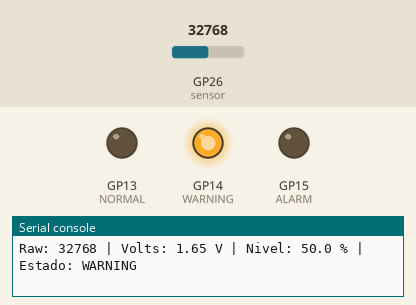
The program below on a simulated Raspberry Pi Pico running MicroPython. On the bench: output pins drawn as LEDs (lit = HIGH), the last lines printed to the serial console. The inputs (shaded band) are chosen by the test bench; at power-on: GP26 (sensor) = 32768 (analog values on the 0–65535 scale).

Above: at 1.2 s.
1.3 s: GP26 (sensor) set to 31552
At 2.2 s:
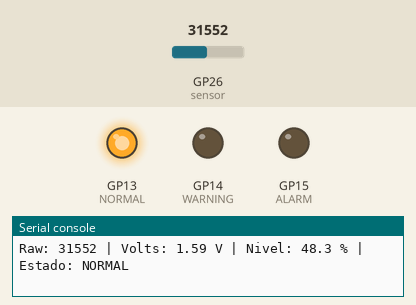
2.8 s: GP26 (sensor) set to 57670
At 4.5 s:
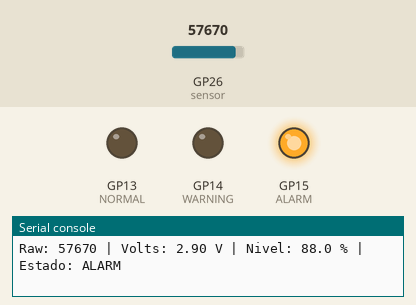
Timing chart, 0 to 6.0 s (numbered marks = the images above; inputs shaded):
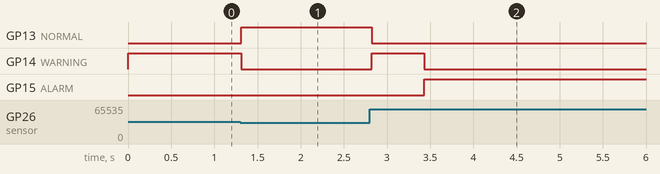

Measured:
- the behaviour switches between 32736 and 32720 on GP26 (sensor) (found by bisection; images 0 and 1)
- after the input at 1.3 s, GP13 (NORMAL): LOW → HIGH at once; GP14 (WARNING): HIGH → LOW at once
- after the input at 2.8 s, GP13 (NORMAL): HIGH → LOW at once; GP14 (WARNING): LOW → HIGH at once, → LOW 0.61 s later; GP15 (ALARM): LOW → HIGH after 0.63 s

The program:

main.py
```python
from machine import Pin, ADC
from time import sleep_ms

sensor = ADC(Pin(26))
leds = {
    "NORMAL": Pin(13, Pin.OUT),
    "WARNING": Pin(14, Pin.OUT),
    "ALARM": Pin(15, Pin.OUT)
}

UMBRAL_WARNING = 50
UMBRAL_ALARM = 75
MUESTRAS = 10
TIEMPO_MUESTREO = 100

historial = []
estado_actual = None

try:
    print("Iniciando monitor inteligente...")
    while True:
        lectura = sensor.read_u16()
        historial.append(lectura)

        if len(historial) > MUESTRAS:
            historial.pop(0)

        promedio = max(0, min(65535, sum(historial) / len(historial)))

        voltaje = promedio * 3.3 / 65535
        porcentaje = round(promedio * 100 / 65535, 1)

        nuevo_estado = "NORMAL"
        if porcentaje >= UMBRAL_ALARM:
            nuevo_estado = "ALARM"
        elif porcentaje >= UMBRAL_WARNING:
            nuevo_estado = "WARNING"

        if nuevo_estado != estado_actual:
            for nombre, pin_led in leds.items():
                pin_led.value(nombre == nuevo_estado)

            if estado_actual is not None:
                print(f"\n[!] TRANSICION: {estado_actual} -> {nuevo_estado}\n")
            estado_actual = nuevo_estado

        print(f"Raw: {lectura} | Volts: {voltaje:.2f} V | Nivel: {porcentaje} % | Estado: {estado_actual}")
        sleep_ms(TIEMPO_MUESTREO)

except KeyboardInterrupt:
    pass
finally:
    for pin_led in leds.values():
        pin_led.value(0)
    print("\nEjecución terminada. Hardware asegurado.")
```
